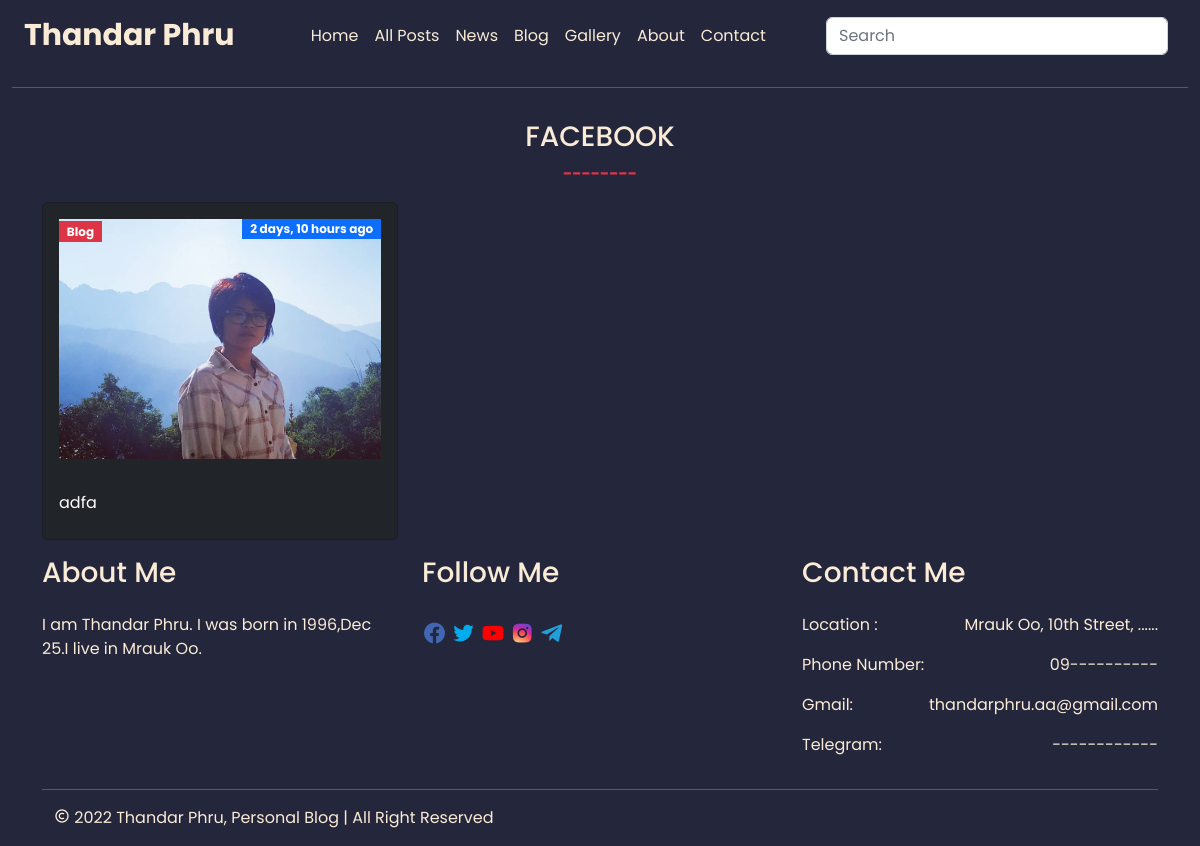
Before: /tag/facebook/ with the older database file.
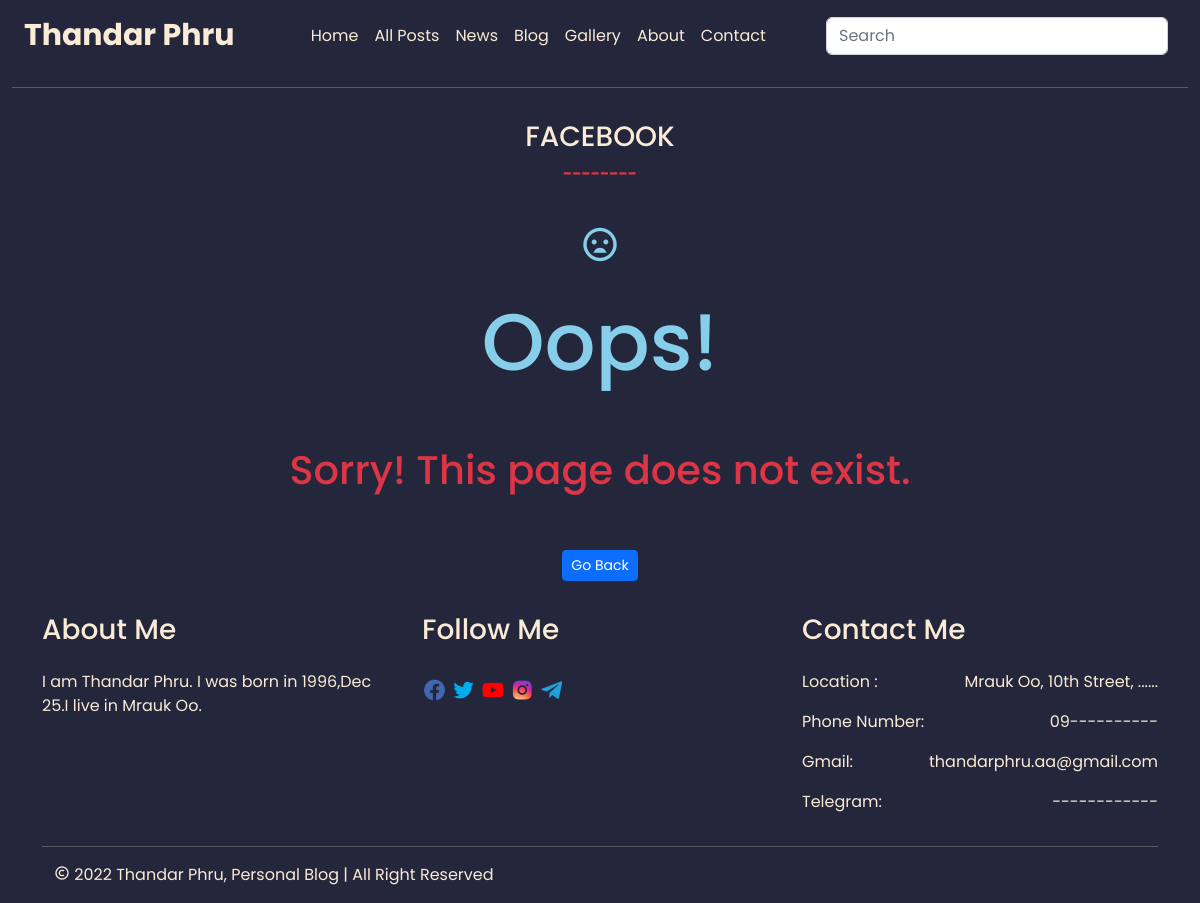
After: the same page with the newer database file.
### base/models.py (models this page shows, shortened)
class Category(models.Model):
    name = models.CharField(max_length=100)
    slug = models.SlugField(
            default='',
            editable=False,
        )
    created = models.DateTimeField(auto_now_add=True)
    updated = models.DateTimeField(auto_now=True)
    def __str__(self):
        return self.name

class Post(models.Model):
    title = models.CharField(max_length=255)
    category = models.ForeignKey(Category, on_delete=models.CASCADE)
    slug = models.SlugField(
            default='',
            editable=False,
        )
    author = models.ForeignKey(User, on_delete=models.CASCADE ,default='Thandar Phru')
    content = models.TextField(null=True)
    short_content = models.TextField(null=True,blank=True)
    feature = models.ImageField(upload_to = 'static/postimages', blank= True,null=True,default='static/postimages/contactme.JPEG')
    tags = models.ManyToManyField(Tag)
    created = models.DateTimeField(auto_now_add=True)
    updated = models.DateTimeField(auto_now=True)
    is_feature = models.BooleanField(default=True)
    class Meta:
        ordering = ('-created',)

### base/views.py (the view)
# urls.py: path('tag/<str:slug>/', views.tagView,name='tagpost' ),
def tagView(request,slug):
    categories = Category.objects.all()
    tags = Tag.objects.get(slug=slug)
    tagposts = Post.objects.filter(tags=tags)
    context = {'categories':categories,'tagposts':tagposts,'slug':slug}
    if 'q' in request.GET:
        q = request.GET['q']
        search = Q(Q(title__icontains = q) | Q(content__icontains = q))
        results = Post.objects.filter(search)
        context ={'results':results,'q':q,'categories':categories}
        return render(request, 'base/searchresult.html', context)
    return render(request,'base/tagpost.html', context)

### base/templates/base/tagpost.html (shortened to what this page needs)
{% extends 'main.html' %} {% load static %}
{% block content %}
<div class="container">
    <div class="row">
      <div class="text-center py-3">
        <h3 class="text-uppercase">{{slug}}</h3>
        <span class="text-danger fw-bold">--------</span>
      </div>
      {% if tagposts %}
      {% for post in tagposts %}
      <div class="col-lg-4">
        <div class="card bg-dark">
          <div class="p-3">
            <div
              class="blog-picture-background"
              style="
                background-image: url('{{post.feature.url}}');
                height: 240px;
                background-repeat: no-repeat;
                background-size: cover;
                background-position: center;
              "
            >
              <p>
                <span class="badge bg-danger text-center rounded-0"
                  >{{post.category}}</span
                >
                <span class="badge bg-primary text-center float-end rounded-0"
                  >{{post.created|timesince}} ago</span
                >
              </p>
            </div>
          </div>
          <div class="card-body">
            <div class="card-title text-dark">
              <a href="{% url 'detail' post.slug %} " class="text-white"> {{post.title | truncatechars:40}} </a>
            </div>
          </div>
        </div>
      </div>
      {% endfor %}
      {% else%}
    <div class="text-center py-3">
        <p style="font-size:40px;color:skyblue;"><i class='bx bx-sad' ></i></p>
        <h1 style="font-size:80px;color:skyblue;">Oops!</h1>
        <h1 class="text-danger py-5">Sorry! This page does not exist.</h1>
        <a href="{% url 'home' %}" class="btn btn-primary btn-sm">Go Back</a>
    </div>
      {% endif %}
    </div>
  </div>
  {% endblock content %}

### templates/navbar.html (shortened to what this page needs)
{% load static %}
<nav class="navbar navbar-expand-lg">
  <div class="container-fluid">
    <a class="navbar-brand logo" href="{% url 'home' %}">Thandar Phru</a>
    <div class="collapse navbar-collapse" id="navbarSupportedContent">
      <ul class="navbar-nav mx-auto mb-2 mb-lg-0">
        {% url 'home' as url %}
        <li class="nav-item">
          <a class="nav-link {% if request.path == url %}border-bottom{% endif %}" aria-current="page" href="{% url 'home' %}">Home</a>
        </li>
        {% url 'posts' as url %}
        <li class="nav-item">
          <a class="nav-link {% if request.path == url %}border-bottom{% endif %}" href='{% url 'posts' %}'>All Posts</a>
        </li>
        {% for category in categories %}
        {% url 'category' category.slug as url %}
        <li class="nav-item">
            <a class="nav-link {% if request.path == url %}border-bottom{% endif %}" href="{% url 'category' category.slug %}">{{category.name}}</a>
          </li>{% endfor %}
          {% url 'gallery' as url %}
        <li class="nav-item">
          <a class="nav-link {% if request.path == url %}border-bottom{% endif %}" href='{% url 'gallery' %}'>Gallery</a>
        </li>
        <li class="nav-item">
          <a class="nav-link" href='{% url 'home' %}#aboutme'>About</a>
        </li>
        <li class="nav-item">
          <a class="nav-link" href='{% url 'home' %}#contactme'>Contact</a>
        </li>
      </ul>
      <form class="d-flex" role="search">
        <input
          class="form-control me-2"
          type="search"
          name = "q"
          placeholder="Search"
          aria-label="Search"
        />
      </form>
    </div>
  </div>
</nav>
<hr />

Changed rows visible on the page:
removed Post: feature (picture), category "Blog", created "2 days, 10 hours", title "adfa"
Other visible differences:
text now shown: "Oops! Sorry! This page does not exist. Go Back"
